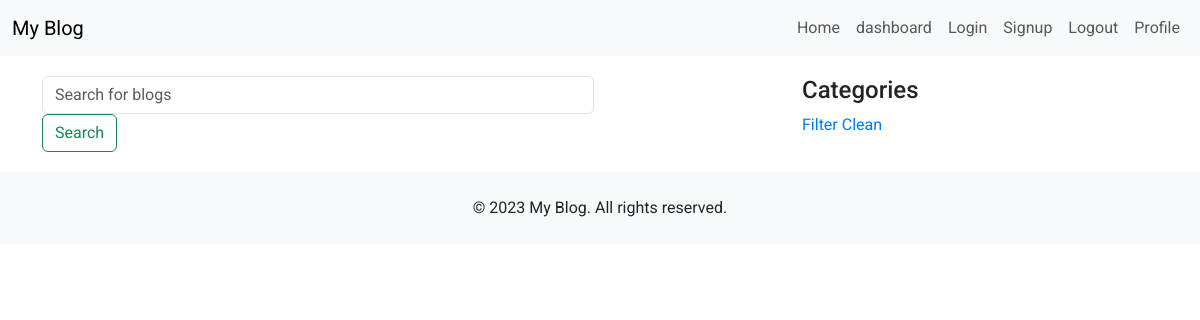
Before: /category/2 with the older database file.
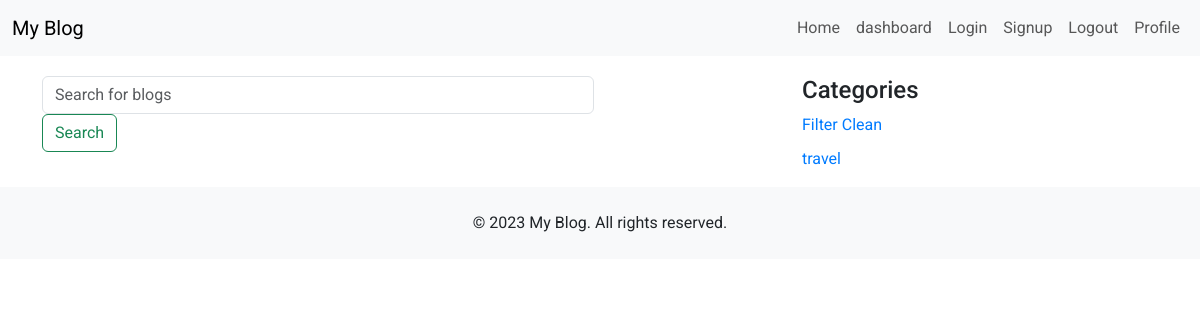
After: the same page with the newer database file.
### blog/models.py (models this page shows, shortened)
class Category(models.Model):
    name = models.CharField(max_length=50,unique=True)

### blog/views.py (the view)
# urls.py: path('category/<int:pk>', views.CategoryListView.as_view(), name='category'),
class CategoryListView(ListView):
     model = Post
     template_name = 'blog/category.html'
     context_object_name = 'post_list'
     def get_queryset(self):
        category = Post.objects.filter(categories__id=self.kwargs.get('pk'))
        return category
     def get_context_data(self, **kwargs) -> dict[str, Any]:
        context = super().get_context_data(**kwargs)
        context["categories"] = Category.objects.all()
        return context

### blog/templates/blog/category.html (shortened to what this page needs)
{% extends "base.html" %}
{% load static %}
{% block extra_head %}
<link rel="stylesheet" href="{% static "blog/css/home_style.css" %}">
{% endblock extra_head %}
{% block content %}
<div class="container">
    <div class="row">
        <div class="col-md-8">
            <div class="search-bar">
                {% include "blog/searchbar.html" %}
            </div>
        </div>
        <div class="col-md-4">
            <h4>Categories</h4>
            <ul class="category-list">
                <li><a href="{% url "blog:home" %}" >Filter Clean</a></li>
            {% for category in  categories %}
                <li><a href="{% url "blog:category" category.id %}" >{{ category.name }}</a></li>
            {% endfor %}
        </ul>
        </div>
    </div>
</div>
{% endblock content %}

Changed rows visible on the page:
added Category: name "travel"
